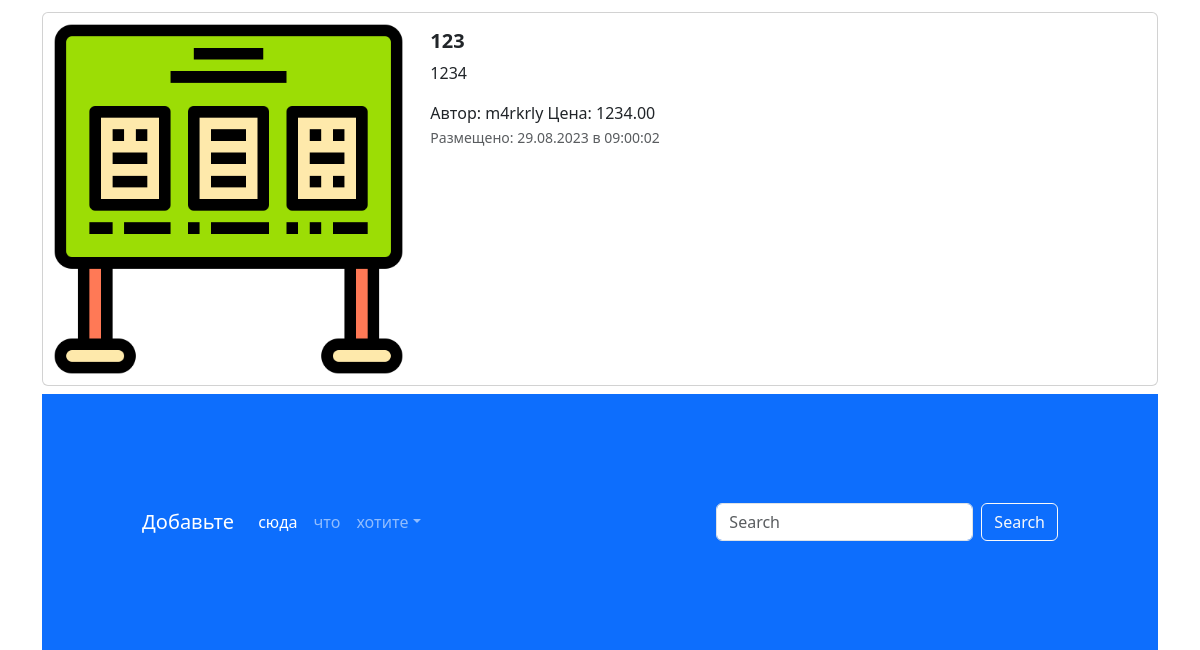
Before: /index/ (lower part) with the older database file.
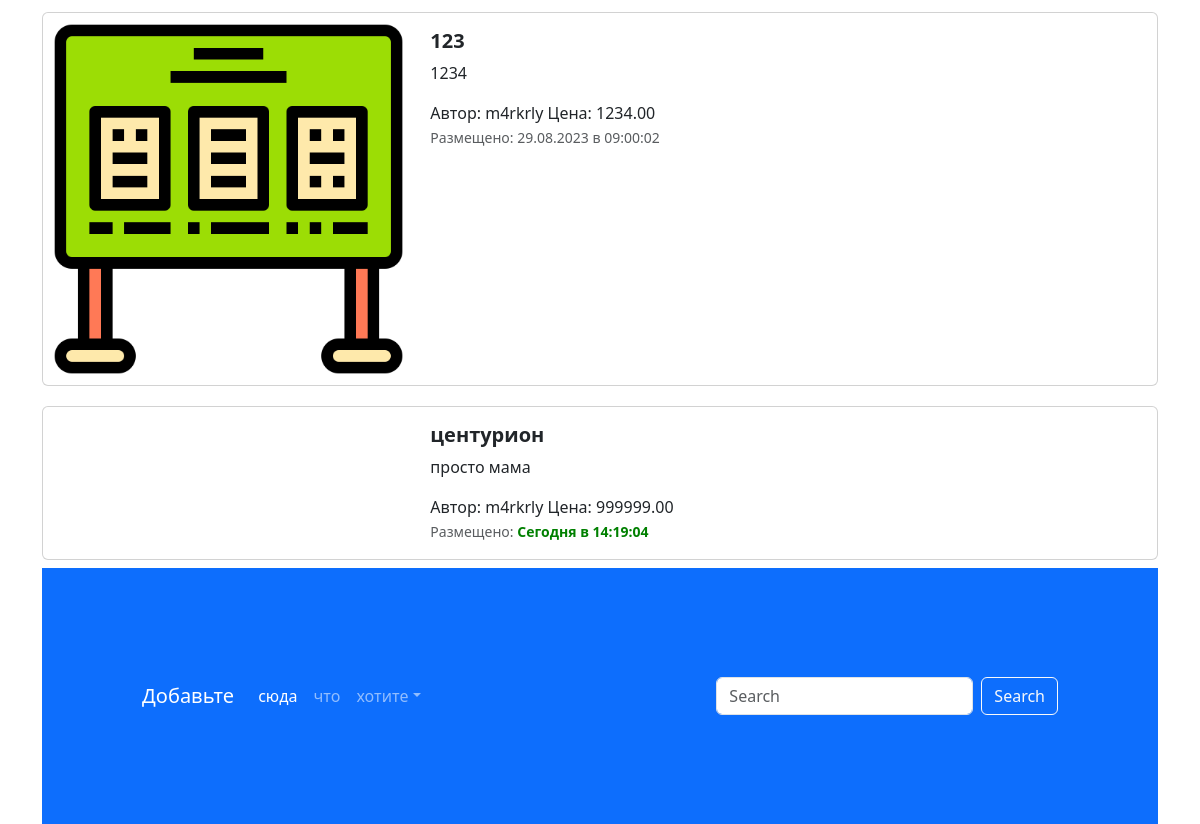
After: the same page with the newer database file.
### advertisement_app/models.py (models this page shows, shortened)
class Advertisement(models.Model):
    title = models.CharField(max_length = 100, verbose_name = 'Название товара')
    description = models.TextField(verbose_name = 'Описание товара')
    price = models.DecimalField(verbose_name = 'Цена товара', max_digits = 8, decimal_places = 2)
    auction = models.BooleanField(verbose_name = 'Возможность торга', help_text = 'Возможность или невозможность торга')
    created_at = models.DateTimeField(verbose_name = 'Дата создания', auto_now_add = True) # - Заполняется при добавлении данных в ячейки
    updated_at = models.DateTimeField(verbose_name = 'Дата обновления',auto_now = True) # - Заполняется при любых изменениях данных в ячейке
    user = models.ForeignKey(User, on_delete = models.CASCADE)
    image = models.ImageField('Фотографии товара', upload_to = 'advertisements/')
    @admin.display(description = 'Дата создания')
    def created_date(self):
        if self.created_at.date() == timezone.now().date():
            created_time = self.created_at.time().strftime('%H:%M:%S')
            return format_html(
                '<span style="color:green; font-weight:bold">Сегодня в {}</span>', created_time
            )
        return self.created_at.strftime('%d.%m.%Y в %H:%M:%S')
    class Meta:
        db_table = 'advertisement'

### advertisement_app/views.py (the view)
# urls.py: path('index/', index, name = 'index'),
def index(request):
    data = Advertisement.objects.all()
    context = {"data":data}
    return render(request, 'index.html', context)

### templates/index.html (shortened to what this page needs)
{% extends 'base.html' %}
{% load static %}
{% block content %}
<div class="container">
  <div class="col">
  {% for adv in data %}
    <div class="card mb-2" style="max-width: 1200px; margin-top: 20px;">
      <div class="row g-0">
        <div class="col-md-4">
          <a href="advertisement.html" class="nav-link">
            {% if adv.image %}
            {% else %}
            <img src="{% static 'img/adv.png'%}" class="img-fluid rounded-start" alt="Card title">
            {% endif %}
          </a>
        </div>
        <div class="col-md-8">
          <div class="card-body">
            <h5 class="card-title">
              <a href="advertisement.html" class="nav-link"><strong>{{adv.title}}</strong></a>
            </h5>
            <a href="advertisement.html" class="nav-link">
              <p class="card-text">
                {{adv.description}}
              </p>
              <span>Автор: {{adv.user}}</span>
              <span>Цена: {{adv.price}}</span>
              <p class="card-text"><small class="text-muted">Размещено: {{adv.created_date}}</small></p>
            </a>
          </div>
        </div>
      </div>
    </div>
    {% endfor %}
<footer style="padding: 100px;" class="bg-primary">
  <nav class="navbar navbar-expand-sm navbar-dark">
    <a class="navbar-brand" href="#">Добавьте</a>
    <div class="collapse navbar-collapse" id="collapsibleNavId">
      <ul class="navbar-nav me-auto mt-2 mt-lg-0">
        <li class="nav-item">
          <a class="nav-link active" href="#" aria-current="page">сюда</a>
        </li>
        <li class="nav-item">
          <a class="nav-link" href="#">что</a>
        </li>
        <li class="nav-item dropdown">
          <a class="nav-link dropdown-toggle" href="#" id="dropdownId" data-bs-toggle="dropdown" aria-haspopup="true"
             aria-expanded="false">хотите</a>
        </li>
      </ul>
      <form class="d-flex my-2 my-lg-0">
        <input class="form-control me-sm-2" type="text" placeholder="Search">
        <button class="btn btn-outline-light my-2 my-sm-0" type="submit">Search</button>
      </form>
    </div>
  </nav>
</footer>
{% endblock %}

### templates/base.html (shortened to what this page needs)
{% load static %}
<!DOCTYPE html>
<html lang="en">
<head>
  <link href="{% static 'css/bootstrap.min.css' %}" rel="stylesheet">
  <link rel="stylesheet" href="{% static 'css/fontello.css' %}">
</head>
<body>
{% block content %}
{% endblock %}
</body>
</html>

Changed rows visible on the page:
added Advertisement: title "центурион", description "просто мама", user "m4rkrly", price "999999.00", created_date "Сегодня в 14:19:04"
